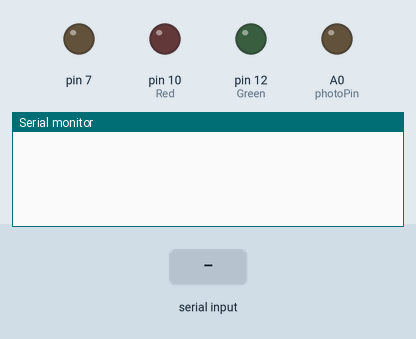
The sketch below on a simulated Arduino Uno, built with avr-gcc and run on an emulated ATmega328P. On the bench: output pins drawn as LEDs (lit = HIGH), the last lines printed to the serial monitor. The test bench sets the inputs (shaded band).

Above: at 1.2 s.
1.3 s: "light,1\n" received over Serial
At 2.6 s:
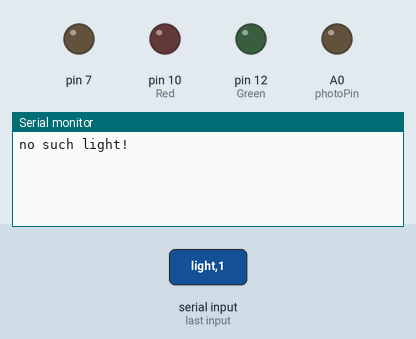
3.8 s: "temp,1\n" received over Serial
At 5.7 s:
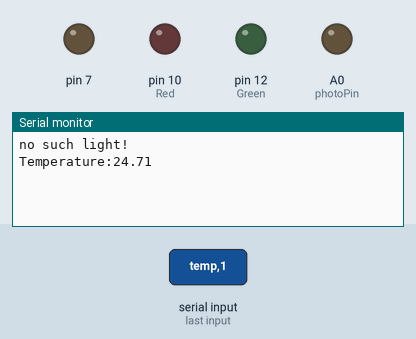
6.3 s: "photo,1\n" received over Serial
At 7.6 s:
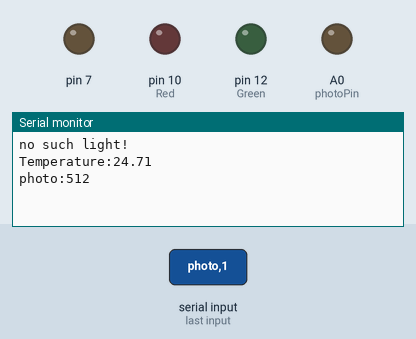

The sketch:

CommsTest3.ino
```cpp
#include <LwTx.h>   /  library for 433 transmission

// declare useful constants
const int Green = 12;
const int Red = 10;
const int photoPin = A0;
const int temperaturePin = A1;


// declare global variables
float tempValue = 0.0;
int photoValue = 0;
// boolean val = false;
String cmd_text = "";
String args[10];  // arg to hold serial commands
int numArgs = 0;

void setup() {
  // put your setup code here, to run once:
  pinMode(Green, OUTPUT);  // led green
  pinMode(Red, OUTPUT);  // led red
  pinMode(photoPin, OUTPUT);  // photoresistor
  pinMode(temperaturePin, INPUT); // tmp36
  Serial.begin(9600);  // set up comms
  //Transmit on pin 7, 10 repeats,no invert, 140uSec tick)
  lwtx_setup(7, 10, 0, 140);

}


void loop() {
  // put your main code here, to run repeatedly:
  while (Serial.available() > 0 ) {
     cmd_text = Serial.readString(); // get input from other end
     numArgs = getParameters( cmd_text );
     // Serial.print("number of arguments is "); Serial.println( numArgs);
     cmd_text = args[0];

     //Serial.print("command : "); Serial.println(cmd_text);  // send back what we got

    // determine action to take

     if (cmd_text == "light") {
         processLights( args[2], args[1]);
     }

     if (cmd_text == "temp") {
        tempValue = readTemp();
        Serial.print("Temperature:");
        Serial.println(tempValue);
     }

     if (cmd_text == "photo") {
        photoValue = readPhotoSensor();
        Serial.print("photo:");
        Serial.println(photoValue);
     }


  }
  delay(1);
}

int readPhotoSensor() {
  int level ;
  level = analogRead(photoPin);
  // Serial.print(" Photo level is ");
  // Serial.println(level);
  return int(level);
}


float readTemp()  {
   int reading = analogRead(temperaturePin);

   // converting that reading to voltage, for 3.3v arduino use 3.3
   float voltage = reading * 5.0;
   voltage /= 1024.0;
   float temperatureC = (voltage - 0.5) * 100 ;  //converting from 10 mv per degree wit 500 mV offset
                                               //to degrees ((voltage - 500mV) times 100)
   return temperatureC;
}

int getParameters(String command) {
  // break up string based on expecting csv string
  // given: String command
  int MAX_ARGS = 10;
  int data[MAX_ARGS];
  int numArgs = 0;

  int beginIdx = 0;
  int idx = command.indexOf(",");

  String arg;
  char charBuffer[16];

  while (idx != -1)
  {
      arg = command.substring(beginIdx, idx);
      arg.toCharArray(charBuffer, 16);

      // add error handling for atoi:
      args[numArgs++] = charBuffer;
      beginIdx = idx + 1;
      idx = command.indexOf(",", beginIdx);
  }

  args[numArgs++] = command.substring(beginIdx);
  return numArgs; // send back number of parts
}

// processing for light
void processLights(String light, String state) {
       int lamp = light.toInt();
       //Serial.print("lamp value is "); Serial.println( lamp );
       // debug what lamp contains
       // String state = args[1];
       //Serial.print("state value is "); Serial.println( state );

        // determine which light to change
        switch(lamp) {
           case 2:
                     switchLight( Red, state);
                     light_command(2,state);
                     break;
           case 3:
                     switchLight(Green, state);
                     light_command(3, state);
                     break;
           case 99: /// mood
                     switchLight( Red,state);
                     switchLight( Green, state);
                     break;
           default:
                     Serial.println("no such light!");
                     break;
        }
 }


void switchLight(int bulb, String status) {
      //boolean val = !digitalRead( bulb);
      // Serial.print("bulb value is ");
      // Serial.println( bulb);
      // Serial.print(" In Light value is ");
      //Serial.println(status);
      boolean newState = LOW;
      if ( status == "on" ) newState = HIGH ; else newState= LOW;
      digitalWrite( bulb, newState );
}

void light_command(int bulb, String status) {

byte msg1[] = {0,0,2,1,0xF,2,8,0xD,1,5}; // switch 3 on
byte msg2[] = {0,0,2,0,0xF,2,8,0xD,1,5}; // switch 3 off
long timeout = 0;

msg1[2] = bulb -1; //set to desire light
msg2[2] = bulb -1;
  if (lwtx_free()) {
    if (status == "on") {
          lwtx_send(msg1);
    }
    else {
        lwtx_send(msg2);
    }

    timeout = millis();
    Serial.print(timeout);
    Serial.println(" msg start");
  }
  while(!lwtx_free() && millis() < (timeout + 1000)) {
    delay(10);
  }
  timeout = millis() - timeout;
  Serial.print(millis());
  Serial.print(" msg sent:");
  Serial.println(timeout);
  // delay(100);

}
```

Measured:
- after the input at 1.3 s, the serial monitor: prints a new line after 1.0 s (image 1)
- after the input at 3.8 s, the serial monitor: prints a new line after 1.0 s (image 2)
- after the input at 6.3 s, the serial monitor: prints a new line after 1.0 s (image 3)
